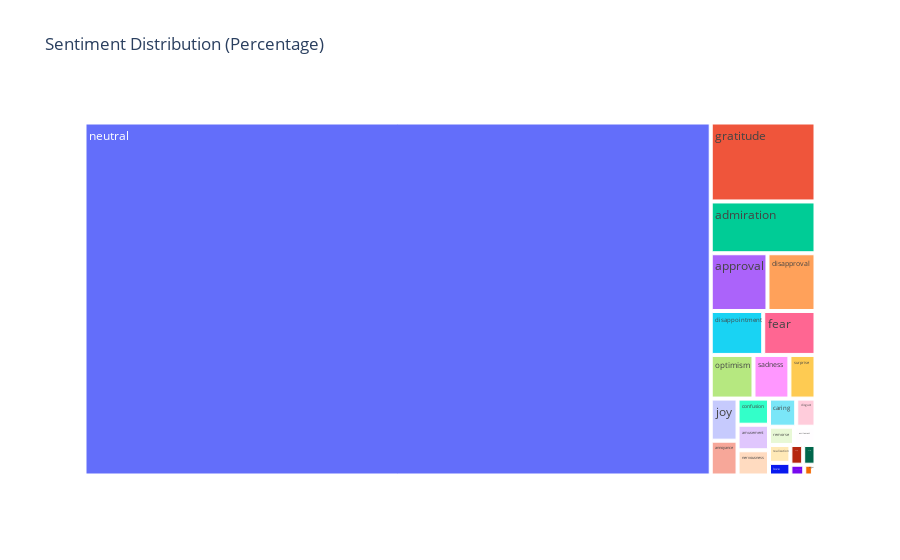

Here is the notebook cell this chart was saved with:
### Code cell
fig = px.treemap(
    names=sentiment_percentages.index,
    parents=[''] * len(sentiment_percentages),  # All at the root level
    values=sentiment_percentages.values,
    title='Sentiment Distribution (Percentage)'
)

fig.show()

### Figure 1 — Plotly figure (JSON) as saved in the notebook; plotly's stock layout.template omitted (floating-point values rounded to 4 significant figures)
{"data": [{"domain": {"x": [0, 1], "y": [0, 1]}, "hovertemplate": "label=%{label}<br>value=%{value}<br>parent=%{parent}<extra></extra>", "labels": ["neutral", "gratitude", "admiration", "approval", "disapproval", "disappointment", "fear", "optimism", "sadness", "surprise", "joy", "annoyance", "confusion", "amusement", "nervousness", "caring", "disgust", "remorse", "excitement", "realization", "love", "curiosity", "desire", "embarrassment", "anger", "pride"], "name": "", "parents": ["", "", "", "", "", "", "", "", "", "", "", "", "", "", "", "", "", "", "", "", "", "", "", "", "", ""], "type": "treemap", "values": [85.67, 3.206, 2.102, 1.27, 1.075, 0.8938, 0.8902, 0.7237, 0.6079, 0.4415, 0.4379, 0.3619, 0.3184, 0.3112, 0.3076, 0.2967, 0.2099, 0.1773, 0.152, 0.1484, 0.1049, 0.09771, 0.09409, 0.0579, 0.03619, 0.01086]}], "layout": {"legend": {"tracegroupgap": 0}, "title": {"text": "Sentiment Distribution (Percentage)"}}}
